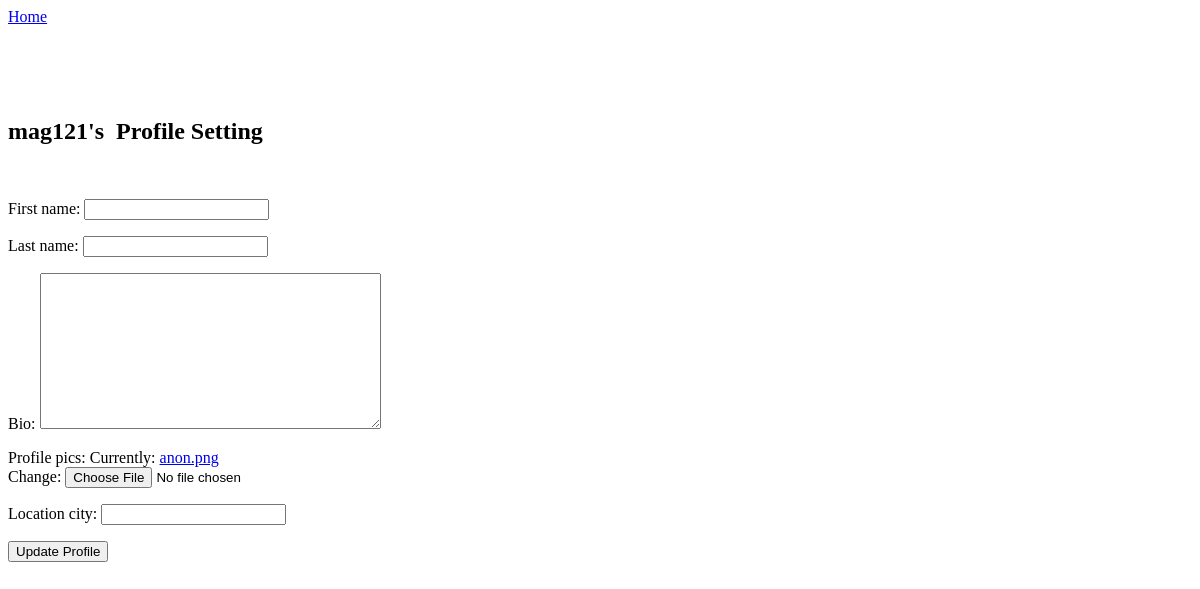
Before: /account_setting (signed in) with the older database file.
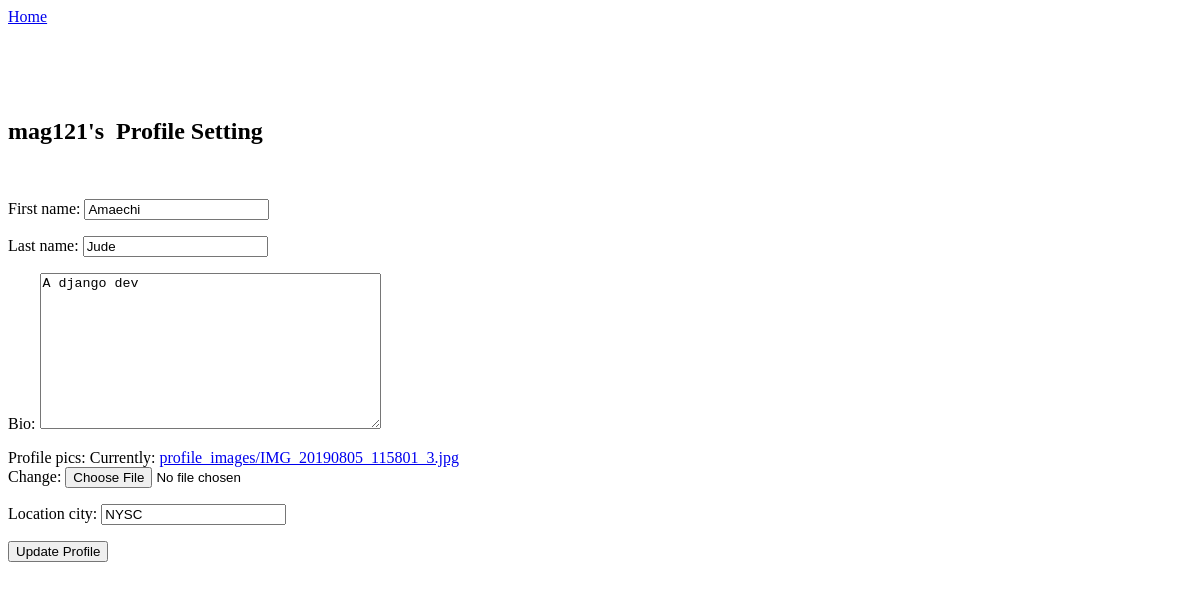
After: the same page with the newer database file.
### thread/models.py (models this page shows, shortened)
class Profile(models.Model):
    user = models.OneToOneField(User, on_delete=models.CASCADE)
    id_user = models.AutoField(primary_key=True)
    first_name = models.CharField(max_length=100, blank=True)
    last_name = models.CharField(max_length=100, blank=True)
    bio = models.TextField(max_length=1000, blank=True)
    profile_pics = models.ImageField(upload_to='profile_images', default='anon.png')
    location_city = models.CharField(max_length=100, blank=True)
    USERNAME_FIELD = 'user.username'

### thread/views.py (the view)
# urls.py: path('account_setting', views.account_setting, name='account_setting'),
@login_required(login_url='login_user')
def account_setting(request):
    user = request.user
    profile = user.profile
    if request.method == 'POST':
        form = UpdateProfile(request.POST or None, request.FILES, instance=profile)
        if form.is_valid():
            form.save()
        return redirect('details')
    form = UpdateProfile(instance=profile)
    return render(request, 'settings.html', {"form":form})

### thread/forms.py
class UpdateProfile(forms.ModelForm):
    class Meta:
        model = Profile
        fields = ('first_name', 'last_name', 'bio', 'profile_pics', 'location_city')

### thread/templates/settings.html (shortened to what this page needs)
<!DOCTYPE html>
<html lang="en">
<head>
</head>
<body>
    <div>
        <a href="{% url 'home' %}">Home</a>
    </div><br><br>
    <br><br>
    <h2> {{user.username}}'s&nbsp; Profile Setting</h2>
    <br>    <div>
        {% if user.is_authenticated %}
        <form method="post" action="{% url 'account_setting' %}" enctype="multipart/form-data">
            {{ form.as_p }}
            <input type="submit" value="Update Profile">
        </form>
        {% endif %}
    </div>
</body>
</html>

Changed rows visible on the page:
changed Profile: first_name (not shown) → "Amaechi"; last_name (not shown) → "Jude"; bio (not shown) → "A django dev"; location_city (not shown) → "NYSC"
Other visible differences:
text no longer shown: "First name: Last name: Bio: Profile pics: Currently: anon.png Change: Location city:"
text now shown: "First name: Last name: Bio: Profile pics: Currently: profile_images/IMG_20190805_115801_3.jpg Change: Location city:"
